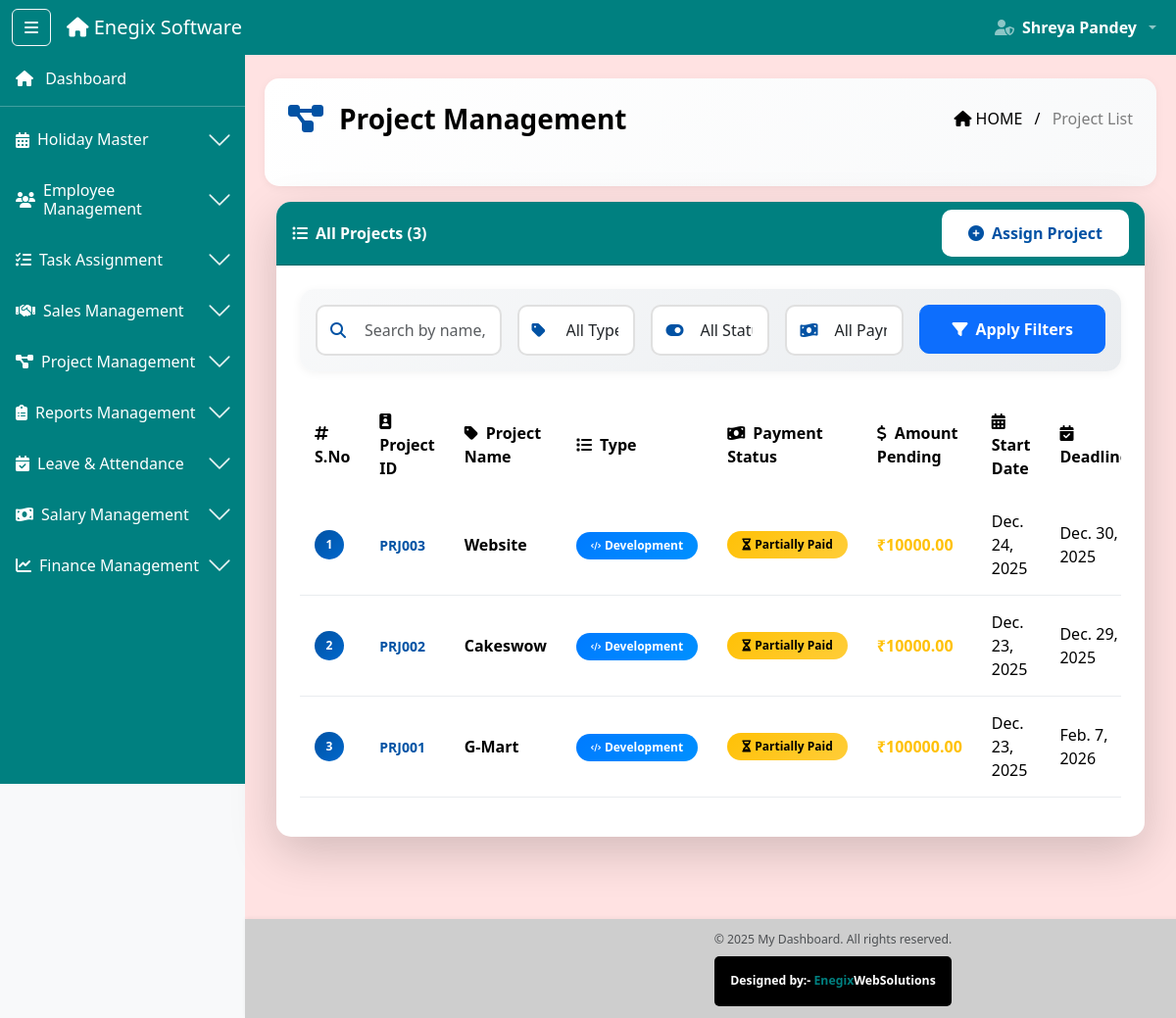
The app's page /projects/ (signed in) with its own data.
### software_app/models.py (models this page shows, shortened)
class Project(models.Model):
    PROJECT_TYPE_CHOICES = (
        ('seo', 'SEO Project'),
        ('development', 'Development Project'),
    )
    STATUS_CHOICES = (
        ('pending', 'Pending'),
        ('in_progress', 'In Progress'),
        ('completed', 'Completed'),
        ('on_hold', 'On Hold'),
    )
    project_id = models.CharField(max_length=10, unique=True, editable=False)
    project_name = models.CharField(max_length=200)
    project_type = models.CharField(max_length=20, choices=PROJECT_TYPE_CHOICES)
    client = models.ForeignKey(Client, on_delete=models.CASCADE, related_name='projects')
    description = models.TextField()
    start_date = models.DateField()
    deadline = models.DateField()
    budget = models.DecimalField(max_digits=10, decimal_places=2, blank=True, null=True)
    total_amount = models.DecimalField(
        max_digits=10,
        decimal_places=2,
        default=0,
        help_text="Total project value in INR"
    )
    amount_received = models.DecimalField(
        max_digits=10,
        decimal_places=2,
        default=0,
        help_text="Total amount received from client"
    )
    amount_pending = models.DecimalField(
        max_digits=10,
        decimal_places=2,
        default=0,
        help_text="Remaining amount to be received"
    )
    payment_status = models.CharField(
        max_length=20,
        choices=(
            ('unpaid', 'Unpaid'),
            ('partial', 'Partially Paid'),
            ('paid', 'Fully Paid'),
        ),
        default='unpaid'
    )
    agreement = models.FileField(upload_to='project_agreements/', blank=True, null=True)
    module_file = models.FileField(upload_to='project_modules/', blank=True, null=True)
    status = models.CharField(max_length=20, choices=STATUS_CHOICES, default='pending')
    created_by_name = models.CharField(max_length=100)
    created_by_role = models.CharField(max_length=50)
    created_at = models.DateTimeField(auto_now_add=True)
    updated_at = models.DateTimeField(auto_now=True)
    is_active = models.BooleanField(default=True)

### software_app/decorators.py (the view)
        @wraps(view_func)
        def wrapper(request, *args, **kwargs):
            if 'user_id' not in request.session:
                messages.error(request, 'Please login first!')
                return redirect('login')
            user_role = request.session.get('role')
            if user_role not in allowed_roles:
                messages.error(request, 'You do not have permission to access this page!')
                return redirect('dashboard')
            return view_func(request, *args, **kwargs)

### software_app/context_processors.py (called while the page is built)
def user_context(request):
    return {
        'session_user_name': request.session.get('full_name', ''),
        'session_user_role': request.session.get('role', ''),
        'session_user_email': request.session.get('email', ''),
        'is_logged_in': 'user_id' in request.session,
    }

### software_app/templates/projects/project_list.html (shortened to what this page needs)
{% extends 'base2.html' %}
{% load static %}
{% block content %}
<div class="ribbon-header d-flex justify-content-between align-items-center px-4 pb-5 mb-3" style="color: black">
  <div class="d-flex align-items-center">
    <i class="fas fa-project-diagram me-3 fs-2" style="color: #0152a4;"></i>
    <div class="fw-bold fs-3">Project Management</div>
  </div>
  <div class="breadcrumb-text text-end">
    <span class="text-black"><i class="fas fa-home me-1"></i>HOME</span>
    <span class="mx-2 text-black">/</span>
    <span class="text-black-50">Project List</span>
  </div>
</div>
<div class="container-fluid mt-2">
  <div class="card shadow-lg mb-4 modern-card">
    <div class="card-header table-title-bar d-flex justify-content-between align-items-center">
      <span class="fw-bold text-white"><i class="fas fa-list-ul me-2"></i>All Projects ({{ projects.paginator.count }})</span>
      {% if request.session.role == 'admin' or request.session.role == 'super_admin' %}
      <a href="{% url 'assign_project' %}" class="btn btn-light btn-add-new">
        <i class="fas fa-plus-circle me-2"></i>Assign Project
      </a>
      {% endif %}
    </div>
    <div class="card-body p-4">
      <div class="filter-section mb-4 p-3">
        <div class="row g-3">
          <div class="col-md-3">
            <div class="search-box">
              <i class="fas fa-search search-icon"></i>
              <input type="text" id="searchInput" class="form-control modern-input ps-5" placeholder="Search by name, ID...">
            </div>
          </div>
          <div class="col-md-2">
            <div class="filter-box">
              <i class="fas fa-tag filter-icon"></i>
              <select id="typeFilter" class="form-control modern-input ps-5">
                <option value="">All Types</option>
              </select>
            </div>
          </div>
          <div class="col-md-2">
            <div class="filter-box">
              <i class="fas fa-toggle-on filter-icon"></i>
              <select id="statusFilter" class="form-control modern-input ps-5">
                <option value="">All Status</option>
              </select>
            </div>
          </div>
          {% if request.session.role == 'admin' or request.session.role == 'super_admin' %}
          <div class="col-md-2">
            <div class="filter-box">
              <i class="fas fa-money-bill-wave filter-icon"></i>
              <select id="paymentFilter" class="form-control modern-input ps-5">
                <option value="">All Payments</option>
              </select>
            </div>
          </div>
          {% endif %}
          <div class="col-md-{% if request.session.role == 'admin' or request.session.role == 'super_admin' %}3{% else %}5{% endif %}">
            <button class="btn btn-primary w-100 btn-filter" onclick="filterTable()">
              <i class="fas fa-filter me-2"></i>Apply Filters
            </button>
          </div>
        </div>
      </div>
      <div class="table-responsive">
        <table class="table table-hover modern-table" id="projectTable">
          <thead>
            <tr>
              <th><i class="fas fa-hashtag me-2"></i>S.No</th>
              <th><i class="fas fa-id-badge me-2"></i>Project ID</th>
              <th><i class="fas fa-tag me-2"></i>Project Name</th>
              <th><i class="fas fa-list me-2"></i>Type</th>
              {% if request.session.role == 'admin' or request.session.role == 'super_admin' %}
              <th><i class="fas fa-money-bill-wave me-2"></i>Payment Status</th>
              <th><i class="fas fa-dollar-sign me-2"></i>Amount Pending</th>
              {% endif %}
              <th><i class="fas fa-calendar-alt me-2"></i>Start Date</th>
              <th><i class="fas fa-calendar-check me-2"></i>Deadline</th>
            </tr>
          </thead>
          <tbody>
            {% for project in projects %}
            <tr class="table-row-hover" data-payment-status="{{ project.payment_status }}">
              <td><span class="serial-number">{{ projects.start_index|add:forloop.counter0 }}</span></td>
              <td><strong class="project-id">{{ project.project_id }}</strong></td>
              <td><strong>{{ project.project_name }}</strong></td>
              <td>
                {% if project.project_type == 'seo' %}
                <span class="badge modern-badge badge-type-seo">
                  <i class="fas fa-search me-1" style="font-size: 8px;"></i>SEO
                </span>
                {% else %}
                <span class="badge modern-badge badge-type-development">
                  <i class="fas fa-code me-1" style="font-size: 8px;"></i>Development
                </span>
                {% endif %}
              </td>
              {% if request.session.role == 'admin' or request.session.role == 'super_admin' %}
              <td>
                {% if project.payment_status == 'paid' %}
                <span class="badge modern-badge badge-payment-paid">
                  <i class="fas fa-check-circle me-1"></i>Fully Paid
                </span>
                {% elif project.payment_status == 'partial' %}
                <span class="badge modern-badge badge-payment-partial">
                  <i class="fas fa-hourglass-half me-1"></i>Partially Paid
                </span>
                {% else %}
                <span class="badge modern-badge badge-payment-unpaid">
                  <i class="fas fa-exclamation-circle me-1"></i>Unpaid
                </span>
                {% endif %}
              </td>
              <td>
                <strong class="{% if project.amount_pending > 0 %}text-warning{% else %}text-success{% endif %}">
                  ₹{{ project.amount_pending|floatformat:2 }}
                </strong>
              </td>
              {% endif %}
              <td>{{ project.start_date }}</td>
              <td>{{ project.deadline }}</td>
            </tr>
            {% endfor %}
          </tbody>
        </table>
      </div>
    </div>
  </div>
</div>
{% endblock %}

### software_app/static/css/style.css (style rules this page uses)
body { min-height: 100vh; background-color: #f8f9fa; transition: margin-left 0.3s ease; display: flex; flex-direction: column; }
html, body { overflow-x: hidden; width: 100%; }
.table-title-bar { background-color:#008080; }

### software_app/templates/projects/project_list.html (style rules this page uses)
.modern-card { border-radius: 15px; border: none; overflow: hidden; }
.ribbon-header { background: linear-gradient(135deg, #ffffff 0%, #f8f9fa 100%); border-radius: 15px; padding: 20px; margin-bottom: 20px; box-shadow: 0 2px 10px rgba(0,0,0,0.05); }
.filter-section { background: linear-gradient(135deg, #f8f9fa 0%, #e9ecef 100%); border-radius: 15px; box-shadow: 0 2px 10px rgba(0,0,0,0.05); }
.search-box, .filter-box { position: relative; }
.search-icon, .filter-icon { position: absolute; left: 15px; top: 50%; transform: translateY(-50%); color: #0152a4; z-index: 10; }
.modern-input { border: 2px solid #e0e0e0 !important; border-radius: 10px; padding: 12px 15px; transition: all 0.3s ease; }
.btn-filter { border-radius: 10px; padding: 12px; font-weight: 600; }
.btn-add-new { padding: 10px 25px; border-radius: 10px; font-weight: 600; transition: all 0.3s ease; background: white; color: #0152a4; border: 2px solid white; }
.modern-table { border-collapse: separate; border-spacing: 0; }
.modern-table thead tr { background: linear-gradient(135deg, #0152a4 0%, #0168cc 100%); color: white; }
.modern-table thead th { padding: 15px; font-weight: 600; border: none; vertical-align: middle; }
.modern-table tbody td { padding: 15px; vertical-align: middle; border-bottom: 1px solid #e9ecef; }
.table-row-hover { transition: all 0.3s ease; }
.serial-number { display: inline-block; width: 30px; height: 30px; background: linear-gradient(135deg, #0152a4 0%, #0168cc 100%); color: white; border-radius: 50%; text-align: center; line-height: 30px; font-weight: bold; font-size: 12px; }
.project-id { color: #0152a4; font-size: 14px; }
.modern-badge { padding: 8px 15px; border-radius: 20px; font-weight: 600; font-size: 12px; display: inline-flex; align-items: center; transition: all 0.3s ease; }
.badge-type-development { background: linear-gradient(135deg, #007bff 0%, #0090ff 100%); color: white; }
.badge-payment-partial { background: linear-gradient(135deg, #ffc107 0%, #ffcd38 100%); color: black; }

### records on screen
Project: start_index|add "1", project_id "PRJ003", project_name "Website", project_type "development" (drawn), payment_status "partial" (drawn), amount_pending "10000.00", start_date "Dec. 24, 2025", deadline "Dec. 30, 2025"
Project: start_index|add "2", project_id "PRJ002", project_name "Cakeswow", project_type "development" (drawn), payment_status "partial" (drawn), amount_pending "10000.00", start_date "Dec. 23, 2025", deadline "Dec. 29, 2025"
Project: start_index|add "3", project_id "PRJ001", project_name "G-Mart", project_type "development" (drawn), payment_status "partial" (drawn), amount_pending "100000.00", start_date "Dec. 23, 2025", deadline "Feb. 7, 2026"

### other values on screen
{{ request.session.full_name }} "Shreya Pandey"
{{ projects.paginator.count }} "3"
